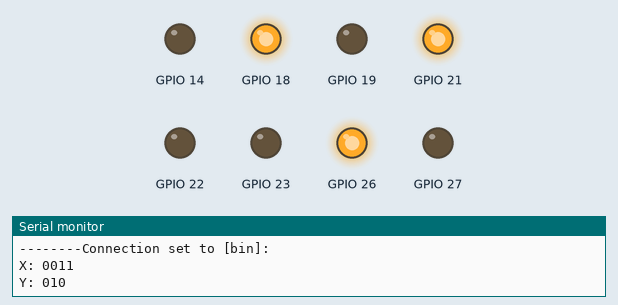
This sketch was run on a simulated ESP32. Shown: output pins drawn as LEDs (lit = HIGH), the last lines printed to the serial monitor. Pins used as bus, display or sensor lines are not drawn.

Above: at 5.0 s.
At 12.5 s:
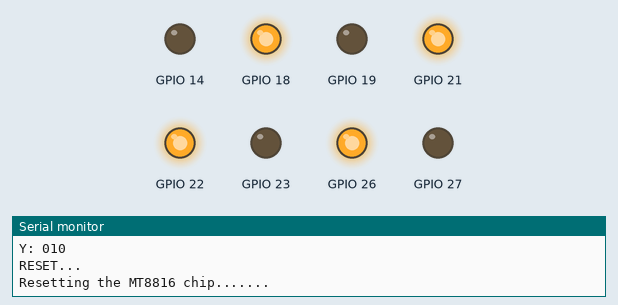
At 25.0 s:
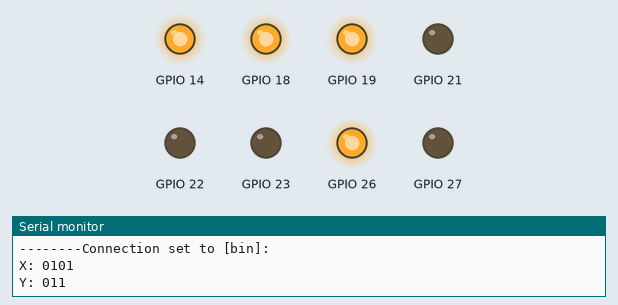
Timing chart, 0 to 40.4 s (numbered marks = the images above):
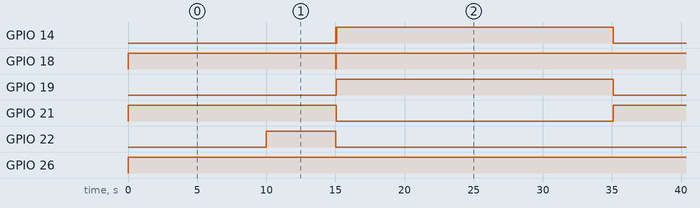

Measured:
- by itself, GPIO 14: repeats every 35.1 s: 2 × (LOW 0.01 s, HIGH 0.01 s), LOW 0.01 s, HIGH 20.0 s, LOW 15.0 s, HIGH 0.01 s
- by itself, GPIO 18: repeats every 35.1 s: LOW 0.02 s, HIGH 0.02 s, LOW 0.02 s, HIGH 35.0 s
- by itself, GPIO 19: alternates HIGH for 20.0 s and LOW for 15.0 s
- by itself, GPIO 21: alternates HIGH for 15.0 s and LOW for 20.0 s
- by itself, GPIO 22: alternates HIGH for 5.0 s and LOW for 30.1 s
- by itself, GPIO 26: LOW → HIGH at 0.00 s

The sketch:

example.ino
```cpp
#include <MT8816_ESP.h>

MT8816 MT8816(22, 25, 13, 14, 26, 27, 18, 21, 19, 23); //reset, strobe, data, ay0, ay1, ay2, ax0, ax1, ax2, ax3 pins respectively.

int x_el[4] = {2, 3, 4, 5}, y_el[2] = {2, 3};
Array x_arr(x_el, sizeof(x_el)/sizeof(x_el[0])), y_arr(y_el, sizeof(y_el)/sizeof(y_el[0]));

void setup() {
  MT8816.begin();
  Serial.begin(115200);
}

void loop() {

  Serial.println("2,2 e 3, 2 are connected!! (reset em 10s)");
  MT8816.setConnection(2, 2);
  MT8816.setConnection(3, 2);
  delay(10000);

  Serial.println("RESET...");
  MT8816.reset();
  delay(5000);

  Serial.println("BROADCAST x(2, 3, 4 e 5) y(2 e 3)!! (reset em 20s)");
  MT8816.broadcast(x_arr, y_arr);
  delay(20000);
}
```

MT8816_ESP.cpp
```cpp
/*
    MT8816_ESP.h - Library for managing the MT8816 chip with an ESP32 microcontroller.
    Created by Victor Alberti, April 28, 2024.
*/

#include "MT8816_ESP.h"

// Starting the class and setting the pins:
MT8816::MT8816(int pin_reset, int pin_strobe, int pin_data, int pin_ay0, int pin_ay1, int pin_ay2, int pin_ax0, int pin_ax1, int pin_ax2, int pin_ax3)
{
    if (pin_reset != 0) PIN_RESET = pin_reset;
    if (pin_strobe != 0) PIN_STROBE = pin_strobe;
    if (pin_data != 0) PIN_DATA = pin_data;
    if (pin_ay0 != 0) PIN_AY0 = pin_ay0;
    if (pin_ay1 != 0) PIN_AY1 = pin_ay1;
    if (pin_ay2 != 0) PIN_AY2 = pin_ay2;
    if (pin_ax0 != 0) PIN_AX0 = pin_ax0;
    if (pin_ax1 != 0) PIN_AX1 = pin_ax1;
    if (pin_ax2 != 0) PIN_AX2 = pin_ax2;
    if (pin_ax3 != 0) PIN_AX3 = pin_ax3;
}

void MT8816::begin()
{ // Deffining the pins as output:
    pinMode(PIN_RESET, OUTPUT);
    pinMode(PIN_STROBE, OUTPUT);
    pinMode(PIN_DATA, OUTPUT);
    pinMode(PIN_AY0, OUTPUT);
    pinMode(PIN_AY1, OUTPUT);
    pinMode(PIN_AY2, OUTPUT);
    pinMode(PIN_AX0, OUTPUT);
    pinMode(PIN_AX1, OUTPUT);
    pinMode(PIN_AX2, OUTPUT);
    pinMode(PIN_AX3, OUTPUT);

    digitalWrite(PIN_RESET, 1); // Set the reset pin to HIGH
}

// Reset the MT8816 chip:
void MT8816::reset()
{
    Serial.println("Resetting the MT8816 chip.......");
    digitalWrite(PIN_RESET, 1);
}

// Set the connection between the x and y pins:
void MT8816::setConnection(int x, int y)
{

    if (x > 15 || y > 7)
    { // Check if the values of x and y are in the expected range
        Serial.println("Invalid values for x or y");
        return;
    }

    String binX = String(x, BIN), binY = String(y, BIN); // Declare the string that contain the value of x and y in binary

    char cbinX[4], cbinY[3]; // Create two char arrays to contain the values of the strings

    // Set the array to the values of the strings:
    int binXLength = binX.length();
    int binYLength = binY.length();

    for (int i = 0; i < 4; i++)
    {
        cbinX[i] = i < 4 - binXLength ? '0' : binX[i - (4 - binXLength)];
    }

    for (int j = 0; j < 3; j++)
    {
        cbinY[j] = j < 3 - binYLength ? '0' : binY[j - (3 - binYLength)];
    }

    // Printing the values of x and y in binary:
    Serial.println("--------Connection set to [bin]: ");
    Serial.print("X: ");
    for (int i = 0; i < 4; i++)
    {
        Serial.print(cbinX[i]);
    }
    Serial.println();

    Serial.print("Y: ");
    for (int j = 0; j < 3; j++)
    {
        Serial.print(cbinY[j]);
    }
    Serial.println();

    // Set the connection on the MT8816 chip:
    digitalWrite(PIN_AY0, cbinY[2] - '0');
    digitalWrite(PIN_AY1, cbinY[1] - '0');
    digitalWrite(PIN_AY2, cbinY[0] - '0');

    digitalWrite(PIN_AX0, cbinX[3] - '0');
    digitalWrite(PIN_AX1, cbinX[2] - '0');
    digitalWrite(PIN_AX2, cbinX[1] - '0');
    digitalWrite(PIN_AX3, cbinX[0] - '0');

    // Strobe the data:
    digitalWrite(PIN_RESET, 0);
    digitalWrite(PIN_STROBE, 1);
    digitalWrite(PIN_DATA, 1);
    digitalWrite(PIN_STROBE, 0);
    digitalWrite(PIN_DATA, 0);
}

// Broadcast the connection between the x and y pins:
void MT8816::broadcast(const Array& x, const Array& y) {
    if (x.data != NULL && y.data != NULL) {

        for (int i = 0; i < x.size; i++) {
            for (int j = 0; j < y.size; j++) {
                setConnection(x.data[i], y.data[j]);
                delay(10);
            }
        }
    }
}
```

MT8816_ESP.h
```cpp
/*
    MT8816_ESP.h - Library for managing the MT8816 chip with an ESP32 microcontroller.
    Created by Victor Alberti, April 28, 2024.
*/

#ifndef MT8816_ESP_H
#define MT8816_ESP_H

#include "Arduino.h"

class Array {
public:
    int* data;
    int size;
    Array(int arr[], int sz) : data(arr), size(sz) {}
};

class MT8816{

    public:
        MT8816(int pin_reset, int pin_strobe, int pin_data, int pin_ay0, int pin_ay1, int pin_ay2, int pin_ax0, int pin_ax1, int pin_ax2, int pin_ax3);
        void begin();
        void reset();
        void setConnection(int x, int y);
        void broadcast(const Array& x, const Array& y);
    private:
        int PIN_RESET;
        int PIN_STROBE;
        int PIN_DATA;
        int PIN_AY0;
        int PIN_AY1;
        int PIN_AY2;
        int PIN_AX0;
        int PIN_AX1;
        int PIN_AX2;
        int PIN_AX3;
};

#endif
```
